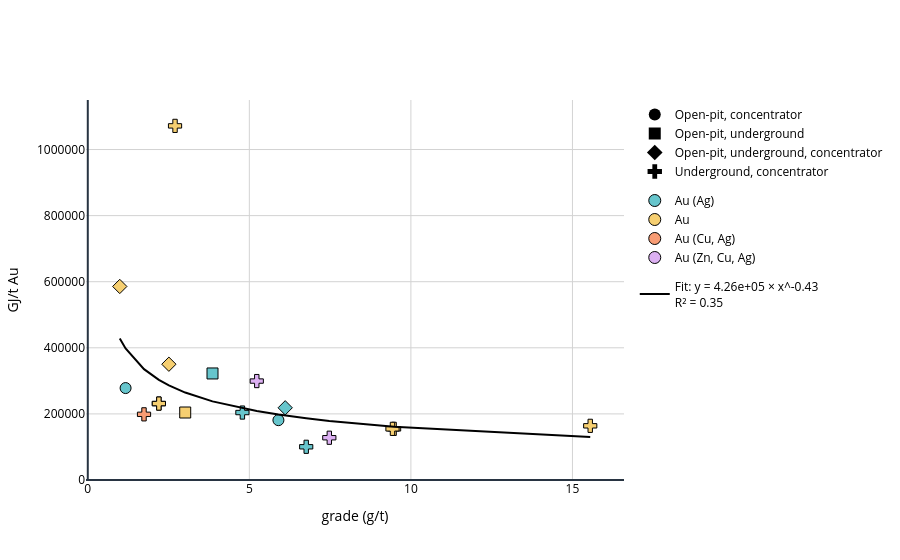

The cell this chart's notebook holds for it:
### Code cell
plot_grade_relationship(df_au_nrj_t, x_col='value', y_abs='GJ/t Au', output_html='data/Parametrization/au_nrj_relationship_without_outliers.html')

### Figure 1 — Plotly figure (JSON) as saved in the notebook; plotly's stock layout.template omitted (floating-point values rounded to 4 significant figures)
{"data": [{"legendgroup": "mining", "marker": {"color": "black", "size": 12, "symbol": 0}, "mode": "markers", "name": "Open-pit, concentrator", "showlegend": true, "x": [null], "y": [null], "type": "scatter"}, {"legendgroup": "mining", "marker": {"color": "black", "size": 12, "symbol": 1}, "mode": "markers", "name": "Open-pit, underground", "showlegend": true, "x": [null], "y": [null], "type": "scatter"}, {"legendgroup": "mining", "marker": {"color": "black", "size": 12, "symbol": 2}, "mode": "markers", "name": "Open-pit, underground, concentrator", "showlegend": true, "x": [null], "y": [null], "type": "scatter"}, {"legendgroup": "mining", "marker": {"color": "black", "size": 12, "symbol": 3}, "mode": "markers", "name": "Underground, concentrator", "showlegend": true, "x": [null], "y": [null], "type": "scatter"}, {"legendgroup": "product", "marker": {"color": "rgb(102, 197, 204)", "line": {"color": "black", "width": 1}, "size": 12, "symbol": "circle"}, "mode": "markers", "name": "Au (Ag)", "showlegend": true, "x": [null], "y": [null], "type": "scatter"}, {"legendgroup": "product", "marker": {"color": "rgb(246, 207, 113)", "line": {"color": "black", "width": 1}, "size": 12, "symbol": "circle"}, "mode": "markers", "name": "Au", "showlegend": true, "x": [null], "y": [null], "type": "scatter"}, {"legendgroup": "product", "marker": {"color": "rgb(248, 156, 116)", "line": {"color": "black", "width": 1}, "size": 12, "symbol": "circle"}, "mode": "markers", "name": "Au (Cu, Ag)", "showlegend": true, "x": [null], "y": [null], "type": "scatter"}, {"legendgroup": "product", "marker": {"color": "rgb(220, 176, 242)", "line": {"color": "black", "width": 1}, "size": 12, "symbol": "circle"}, "mode": "markers", "name": "Au (Zn, Cu, Ag)", "showlegend": true, "x": [null], "y": [null], "type": "scatter"}, {"hovertemplate": "Facility: Canadian Malartic<br>value: 1.17<br>total_energy_normalized: 278182.72776815825", "legendgroup": "data", "marker": {"color": "rgb(102, 197, 204)", "line": {"color": "black", "width": 1}, "size": 11, "symbol": 0}, "mode": "markers", "name": "Au (Ag)", "showlegend": false, "text": "Canadian Malartic", "x": [1.17], "y": [278200.0], "type": "scatter"}, {"hovertemplate": "Facility: Casa Berardi<br>value: 2.51<br>total_energy_normalized: 350320.238365134", "legendgroup": "data", "marker": {"color": "rgb(246, 207, 113)", "line": {"color": "black", "width": 1}, "size": 11, "symbol": 2}, "mode": "markers", "name": "Au", "showlegend": false, "text": "Casa Berardi", "x": [2.51], "y": [350300.0], "type": "scatter"}, {"hovertemplate": "Facility: Éléonore<br>value: 4.785<br>total_energy_normalized: 204139.21153489692", "legendgroup": "data", "marker": {"color": "rgb(102, 197, 204)", "line": {"color": "black", "width": 1}, "size": 11, "symbol": 3}, "mode": "markers", "name": "Au (Ag)", "showlegend": false, "text": "Éléonore", "x": [4.785], "y": [204100.0], "type": "scatter"}, {"hovertemplate": "Facility: Goldex<br>value: 1.74<br>total_energy_normalized: 198694.17746494873", "legendgroup": "data", "marker": {"color": "rgb(248, 156, 116)", "line": {"color": "black", "width": 1}, "size": 11, "symbol": 3}, "mode": "markers", "name": "Au (Cu, Ag)", "showlegend": false, "text": "Goldex", "x": [1.74], "y": [198700.0], "type": "scatter"}, {"hovertemplate": "Facility: Island<br>value: 9.48<br>total_energy_normalized: 154788.60178097873", "legendgroup": "data", "marker": {"color": "rgb(246, 207, 113)", "line": {"color": "black", "width": 1}, "size": 11, "symbol": 3}, "mode": "markers", "name": "Au", "showlegend": false, "text": "Island", "x": [9.48], "y": [154800.0], "type": "scatter"}, {"hovertemplate": "Facility: Island<br>value: 9.43<br>total_energy_normalized: 154788.60178097873", "legendgroup": "data", "marker": {"color": "rgb(246, 207, 113)", "line": {"color": "black", "width": 1}, "size": 11, "symbol": 3}, "mode": "markers", "name": "Au", "showlegend": false, "text": "Island", "x": [9.43], "y": [154800.0], "type": "scatter"}, {"hovertemplate": "Facility: Kiena<br>value: 5.9<br>total_energy_normalized: 181036.18103170127", "legendgroup": "data", "marker": {"color": "rgb(102, 197, 204)", "line": {"color": "black", "width": 1}, "size": 11, "symbol": 0}, "mode": "markers", "name": "Au (Ag)", "showlegend": false, "text": "Kiena", "x": [5.9], "y": [181000.0], "type": "scatter"}, {"hovertemplate": "Facility: Lamaque<br>value: 6.76<br>total_energy_normalized: 100478.63001263281", "legendgroup": "data", "marker": {"color": "rgb(102, 197, 204)", "line": {"color": "black", "width": 1}, "size": 11, "symbol": 3}, "mode": "markers", "name": "Au (Ag)", "showlegend": false, "text": "Lamaque", "x": [6.76], "y": [100500.0], "type": "scatter"}, {"hovertemplate": "Facility: LaRonde<br>value: 5.23<br>total_energy_normalized: 299369.0160923765", "legendgroup": "data", "marker": {"color": "rgb(220, 176, 242)", "line": {"color": "black", "width": 1}, "size": 11, "symbol": 3}, "mode": "markers", "name": "Au (Zn, Cu, Ag)", "showlegend": false, "text": "LaRonde", "x": [5.23], "y": [299400.0], "type": "scatter"}, {"hovertemplate": "Facility: Macassa<br>value: 15.55<br>total_energy_normalized: 163948.33022322087", "legendgroup": "data", "marker": {"color": "rgb(246, 207, 113)", "line": {"color": "black", "width": 1}, "size": 11, "symbol": 3}, "mode": "markers", "name": "Au", "showlegend": false, "text": "Macassa", "x": [15.55], "y": [163900.0], "type": "scatter"}, {"hovertemplate": "Facility: Meadowbank<br>value: 3.86<br>total_energy_normalized: 322371.39654290123", "legendgroup": "data", "marker": {"color": "rgb(102, 197, 204)", "line": {"color": "black", "width": 1}, "size": 11, "symbol": 1}, "mode": "markers", "name": "Au (Ag)", "showlegend": false, "text": "Meadowbank", "x": [3.86], "y": [322400.0], "type": "scatter"}, {"hovertemplate": "Facility: Meliadine<br>value: 6.11<br>total_energy_normalized: 218500.96435213345", "legendgroup": "data", "marker": {"color": "rgb(102, 197, 204)", "line": {"color": "black", "width": 1}, "size": 11, "symbol": 2}, "mode": "markers", "name": "Au (Ag)", "showlegend": false, "text": "Meliadine", "x": [6.11], "y": [218500.0], "type": "scatter"}, {"hovertemplate": "Facility: Hoyle Pond<br>value: 3.015<br>total_energy_normalized: 204253.0326314657", "legendgroup": "data", "marker": {"color": "rgb(246, 207, 113)", "line": {"color": "black", "width": 1}, "size": 11, "symbol": 1}, "mode": "markers", "name": "Au", "showlegend": false, "text": "Hoyle Pond", "x": [3.015], "y": [204300.0], "type": "scatter"}, {"hovertemplate": "Facility: Rainy River<br>value: 0.99<br>total_energy_normalized: 585639.7388792095", "legendgroup": "data", "marker": {"color": "rgb(246, 207, 113)", "line": {"color": "black", "width": 1}, "size": 11, "symbol": 2}, "mode": "markers", "name": "Au", "showlegend": false, "text": "Rainy River", "x": [0.99], "y": [585600.0], "type": "scatter"}, {"hovertemplate": "Facility: Stall Lake<br>value: 7.475<br>total_energy_normalized: 127910.47027650154", "legendgroup": "data", "marker": {"color": "rgb(220, 176, 242)", "line": {"color": "black", "width": 1}, "size": 11, "symbol": 3}, "mode": "markers", "name": "Au (Zn, Cu, Ag)", "showlegend": false, "text": "Stall Lake", "x": [7.475], "y": [127900.0], "type": "scatter"}, {"hovertemplate": "Facility: Timmins West<br>value: 2.7<br>total_energy_normalized: 1071542.3461448073", "legendgroup": "data", "marker": {"color": "rgb(246, 207, 113)", "line": {"color": "black", "width": 1}, "size": 11, "symbol": 3}, "mode": "markers", "name": "Au", "showlegend": false, "text": "Timmins West", "x": [2.7], "y": [1072000.0], "type": "scatter"}, {"hovertemplate": "Facility: Young-Davidson<br>value: 2.2<br>total_energy_normalized: 231256.44789385318", "legendgroup": "data", "marker": {"color": "rgb(246, 207, 113)", "line": {"color": "black", "width": 1}, "size": 11, "symbol": 3}, "mode": "markers", "name": "Au", "showlegend": false, "text": "Young-Davidson", "x": [2.2], "y": [231300.0], "type": "scatter"}, {"hovertemplate": "Facility: Young-Davidson<br>value: 2.2<br>total_energy_normalized: 231256.44789385318", "legendgroup": "data", "marker": {"color": "rgb(246, 207, 113)", "line": {"color": "black", "width": 1}, "size": 11, "symbol": 3}, "mode": "markers", "name": "Au", "showlegend": false, "text": "Young-Davidson", "x": [2.2], "y": [231300.0], "type": "scatter"}, {"legendgroup": "fit", "line": {"color": "black", "width": 2}, "mode": "lines", "name": "Fit: y = 4.26e+05 × x^-0.43<br>R² = 0.35", "showlegend": true, "x": [0.99, 1.17, 1.74, 2.2, 2.2, 2.51, 2.7, 3.015, 3.86, 4.785, 5.23, 5.9, 6.11, 6.76, 7.475, 9.43, 9.48, 15.55], "y": [427800.0, 398100.0, 335400.0, 303100.0, 303100.0, 286400.0, 277500.0, 264600.0, 237900.0, 216800.0, 208600.0, 198100.0, 195100.0, 186800.0, 178800.0, 161800.0, 161400.0, 130400.0], "type": "scatter"}], "layout": {"font": {"color": "black"}, "legend": {"bgcolor": "rgba(0,0,0,0)", "groupclick": "toggleitem"}, "xaxis": {"title": {"text": "grade (g/t)"}, "gridcolor": "lightgray"}, "yaxis": {"title": {"text": "GJ/t Au"}, "gridcolor": "lightgray", "rangemode": "tozero", "tickformat": "d"}, "title": {"text": ""}, "paper_bgcolor": "white", "plot_bgcolor": "white"}}
